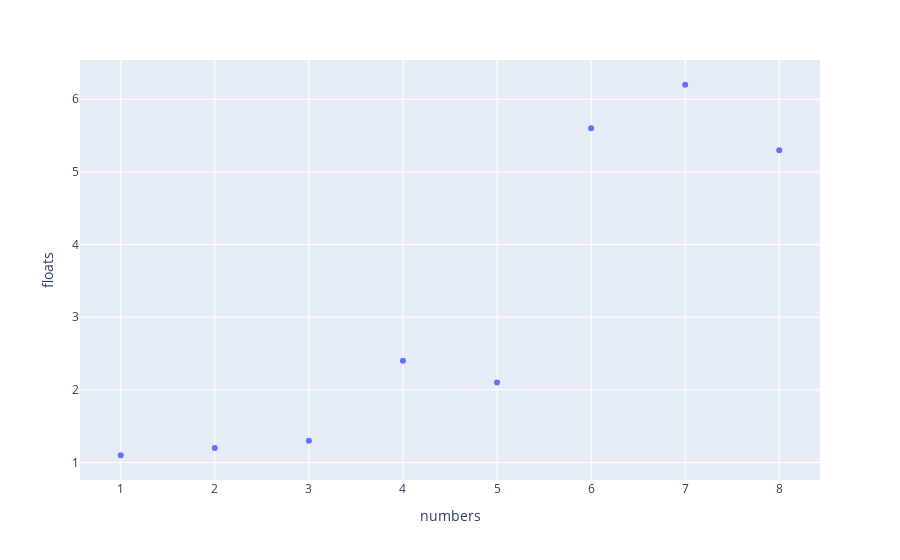

Notebook code cell kept with this figure:
### Code cell
px.scatter(df, x='numbers', y='floats')

### Figure 1 — Plotly figure (JSON) as saved in the notebook; plotly's stock layout.template omitted (floating-point values rounded to 4 significant figures)
{"data": [{"hovertemplate": "numbers=%{x}<br>floats=%{y}<extra></extra>", "legendgroup": "", "marker": {"color": "#636efa", "symbol": "circle"}, "mode": "markers", "name": "", "orientation": "v", "showlegend": false, "type": "scatter", "x": [1, 2, 3, 4, 5, 6, 7, 8], "xaxis": "x", "y": [1.1, 1.2, 1.3, 2.4, 2.1, 5.6, 6.2, 5.3], "yaxis": "y"}], "layout": {"autosize": true, "legend": {"tracegroupgap": 0}, "margin": {"t": 60}, "xaxis": {"anchor": "y", "autorange": true, "domain": [0, 1], "range": [0.5357, 8.464], "title": {"text": "numbers"}, "type": "linear"}, "yaxis": {"anchor": "x", "autorange": true, "domain": [0, 1], "range": [0.7384, 6.562], "title": {"text": "floats"}, "type": "linear"}}}
